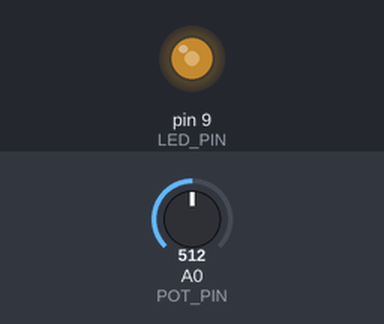
The sketch below on a simulated Arduino Uno, built with avr-gcc and run on an emulated ATmega328P. Parts: output pins drawn as LEDs (lit = HIGH). Inputs (shaded band) come from the test bench; at power-on: A0 (POT_PIN) = 512.

Above: at 1.2 s.
1.3 s: A0 (POT_PIN) set to 716
At 2.5 s:
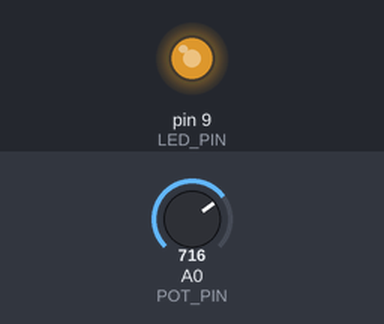
2.8 s: A0 (POT_PIN) set to 900
At 3.9 s:
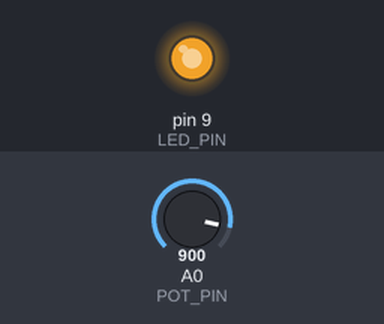
4.3 s: A0 (POT_PIN) set to 122
At 4.8 s:
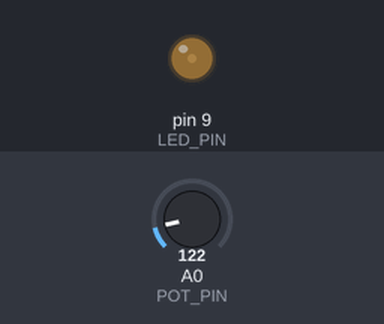
5.8 s: A0 (POT_PIN) set to 0
At 6.2 s:
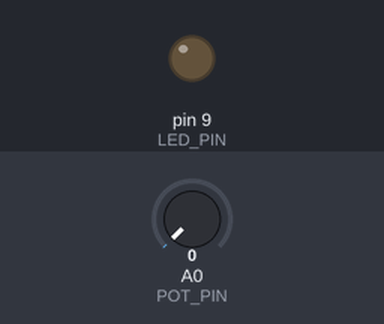
7.3 s: A0 (POT_PIN) set to 511
At 8.4 s:
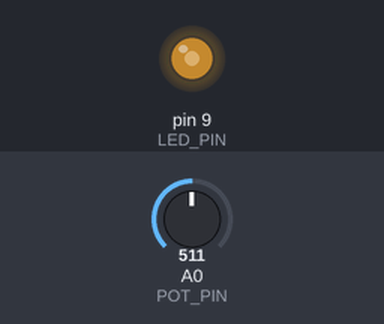
Timing chart, 0 to 9.8 s (numbered marks = the images above; inputs shaded):
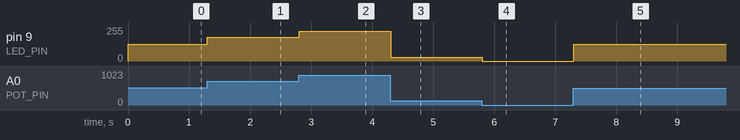

The sketch:

lab06.ino
```cpp
// Define os pinos
const int POT_PIN = A0; // Pino analógico onde o potenciômetro está conectado
const int LED_PIN = 9;  // Pino PWM onde o LED está conectado

void setup() {
  // Inicializa o pino do LED como saída
  pinMode(LED_PIN, OUTPUT);
}

void loop() {
  // Lê o valor do potenciômetro (0 a 1023)
  int valorPot = analogRead(POT_PIN);

  // Mapeia o valor do potenciômetro para o intervalo de 0 a 255
  int valorLED = map(valorPot, 0, 1023, 0, 255);

  // Ajusta a luminosidade do LED com base no valor mapeado
  analogWrite(LED_PIN, valorLED);

  // Pequena pausa para estabilizar a leitura
  delay(10);
}
```

Measured:
- after the input at 1.3 s, pin 9 (LED_PIN): 127/255 → 178/255 at once
- after the input at 2.8 s, pin 9 (LED_PIN): 178/255 → 224/255 at once
- after the input at 4.3 s, pin 9 (LED_PIN): 224/255 → 30/255 at once
- after the input at 5.8 s, pin 9 (LED_PIN): 30/255 → 0/255 at once
- after the input at 7.3 s, pin 9 (LED_PIN): 0/255 → 127/255 at once
